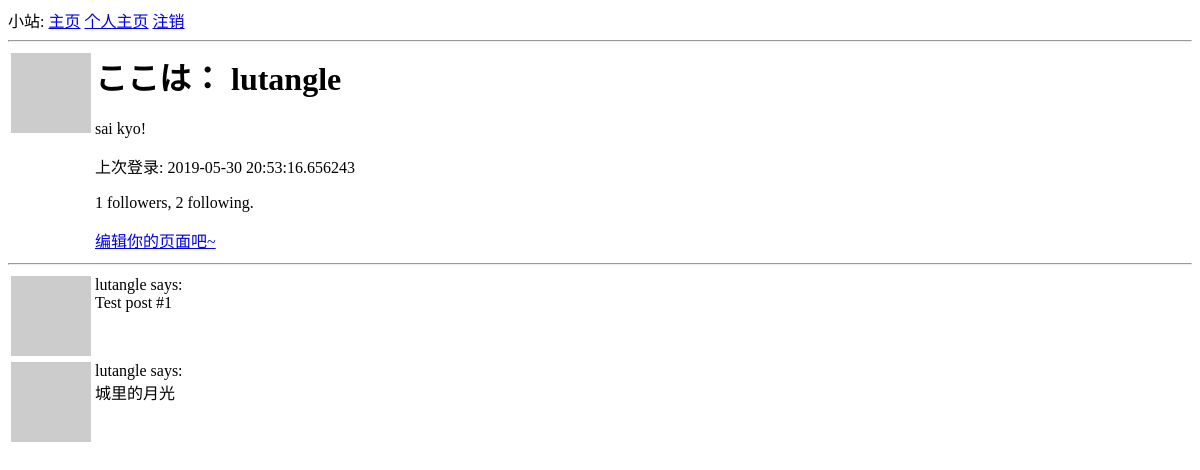
The app's page /user/lutangle (signed in), older data.
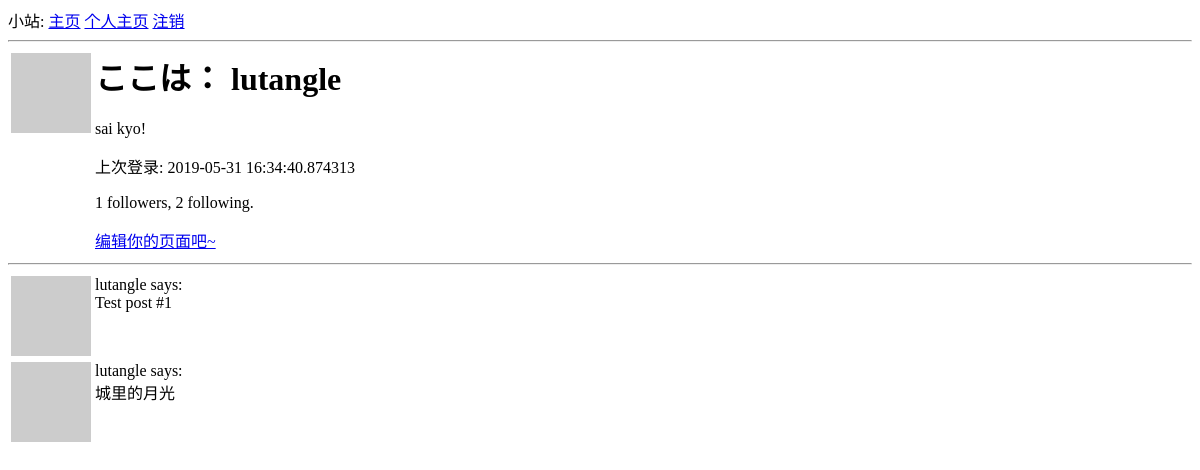
The same page, newer data.
### app/models.py (models this page shows, shortened)
class User(UserMixin,db.Model):
    id = db.Column(db.Integer, primary_key=True)
    username = db.Column(db.String(64), index=True, unique=True)
    email = db.Column(db.String(120), index=True, unique=True)
    password_hash = db.Column(db.String(128))
    posts = db.relationship('Post', backref='author', lazy='dynamic')
    about_me = db.Column(db.String(140))
    last_seen = db.Column(db.DateTime, default=datetime.utcnow)
    followed = db.relationship(
        'User', secondary=followers,
        primaryjoin=(followers.c.follower_id == id),
        secondaryjoin=(followers.c.followed_id == id),
        backref=db.backref('followers', lazy='dynamic'), lazy='dynamic')
    def avatar(self, size):
        digest = md5(self.email.lower().encode('utf-8')).hexdigest()
        return 'https://www.gravatar.com/avatar/{}?d=identicon&s={}'.format(
            digest, size)

### app/routes.py (the view)
@app.route('/user/<username>')
@login_required
def user(username):
    user = User.query.filter_by(username=username).first_or_404()
    posts = [
        {'author': user, 'body': 'Test post #1'},
        {'author': user, 'body': '城里的月光'}
    ]
    return render_template('user.html', user=user, posts=posts)

### app/models.py (called while the page is built)
@login.user_loader
def load_user(id):
    return User.query.get(int(id))

### app/routes.py (called while the page is built)
@app.before_request
def before_request():
    if current_user.is_authenticated:
        current_user.last_seen = datetime.now()
        db.session.commit()

### app/templates/user.html
{% extends "base.html" %}
{% block content %}
    <table>
        <tr valign="top">
            <td><img src="{{ user.avatar(64) }}"></td>
            <td>
                <h1>ここは： {{ user.username }}</h1>
                {% if user.about_me %}<p>{{ user.about_me }}</p>{% endif %}
                {% if user.last_seen %}<p>上次登录: {{ user.last_seen }}</p>{% endif %}
                <p>{{ user.followers.count() }} followers, {{ user.followed.count() }} following.</p>
                {% if user == current_user %}
                <p><a href="{{ url_for('edit_profile') }}">编辑你的页面吧~</a></p>
                {% elif not current_user.is_following(user) %}
                <p><a href="{{ url_for('follow', username=user.username) }}">Follow</a></p>
                {% else %}
                <p><a href="{{ url_for('unfollow', username=user.username) }}">Unfollow</a></p>
                {% endif %}
            </td>
        </tr>
    </table>
    <hr>
    {% for post in posts %}
        {% include '_post.html' %}
    {% endfor %}
{% endblock %}

### app/templates/base.html (shortened to what this page needs)
<html>
    <head>
    </head>
    <body>
        <div>
            小站:
            <a href="{{ url_for('index') }}">主页</a>
            {% if current_user.is_anonymous %}
            <a href="{{ url_for('login') }}">登录</a>
            {% else %}
            <a href="{{ url_for('user', username=current_user.username) }}">个人主页</a>
            <a href="{{ url_for('logout') }}">注销</a>
            {% endif %}
        </div>
        <hr>
        {% block content %}{% endblock %}
    </body>
</html>

### app/templates/_post.html
    <table>
        <tr valign="top">
            <td><img src="{{ post.author.avatar(36) }}"></td>
            <td>{{ post.author.username }} says:<br>{{ post.body }}</td>
        </tr>
    </table>

Row changes from the older to the newer data that the page shows:
changed User "lutangle": last_seen "2019-05-30 20:53:16.656243" → "2019-05-31 16:34:40.874313"
